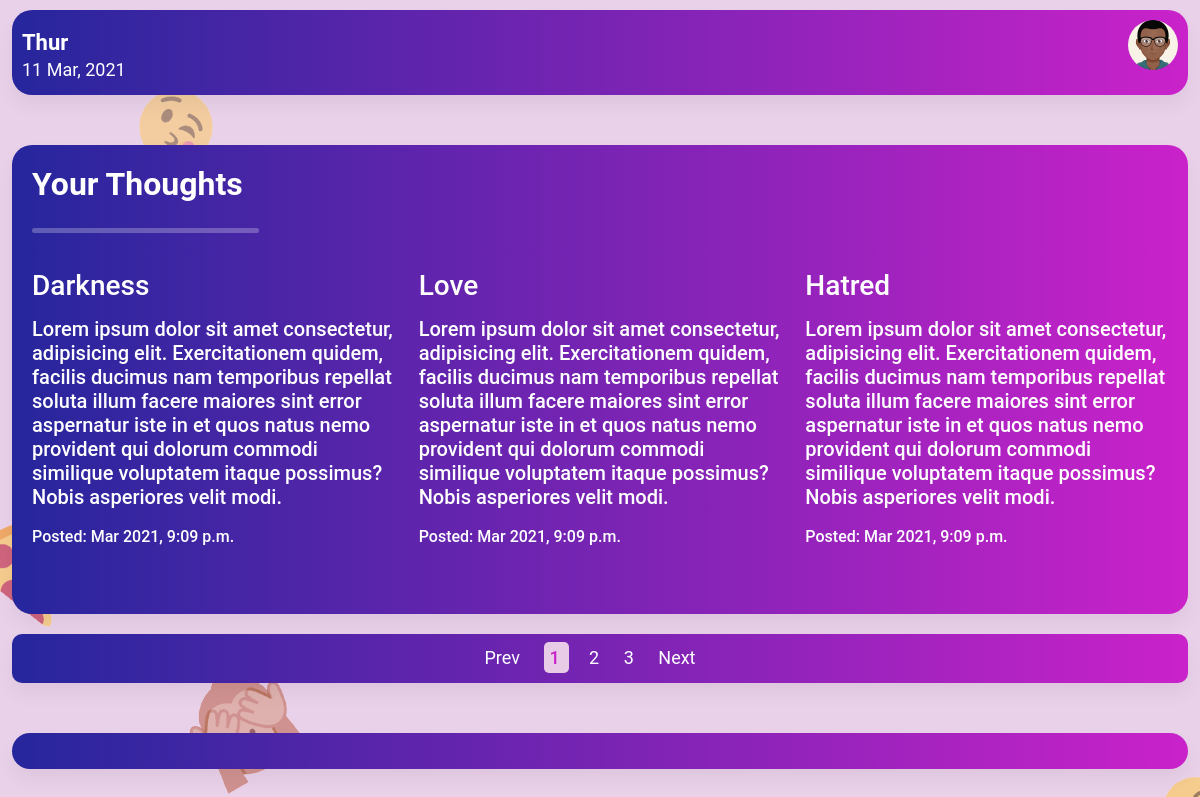
The page / on the database its author committed.
### note_frontend/models.py (models this page shows, shortened)
class Note(models.Model):
    title = models.CharField(max_length=100)
    thought = models.TextField()
    author = models.ForeignKey(User, on_delete=models.CASCADE)
    timestamp = models.DateTimeField(auto_now_add=True)
    class Meta:
        ordering = ['timestamp']

### note_frontend/views.py (the view)
# urls.py: path('', home, name="home"),
def home(request):
    notes = Note.objects.all()[:3]
    context = {
        'notes': notes
    }
    return render(request, "note_frontend/home.html", context)

### note_frontend/templates/note_frontend/home.html (shortened to what this page needs)
{% extends "note_frontend/base.html" %}
{% load static %}
{% block content %}
  <main class="home_body">
      <div class="container-fluid">
          <div class="main_card card">
              <p class="h2">
                  Your Thoughts
              </p>
              <hr class="hr">
              <div class="thoughts">
                  <div class="row">
                      {% for note in notes %}
                        <div class="col-md-4">
                            <div class="thought">
                                <div class="thought_head">
                                    <p class="h3">
                                        {{ note.title }}
                                    </p>
                                    <span class="thought_meta">
                                    </span>
                                </div>
                                <p class="h5">
                                   {{ note.thought }}
                                </p>
                                <p class="h6">
                                    Posted: <span class="published">{{ note.timestamp|date:"M Y, P" }}</span>
                                </p>
                            </div>
                        </div>
                      {% endfor %}
                  </div>
              </div>
          </div>
          <div class="pag_body">
              <div class="pag_card card">
                  <ul class="pag">
                      <li class="pag-item">
                          <a href="" class="pag-link">
                              Prev
                          </a>
                          <a href="" class="pag-link active">
                              1
                          </a>
                          <a href="" class="pag-link">
                              2
                          </a>
                          <a href="" class="pag-link">
                              3
                          </a>
                          <a href="" class="pag-link">
                              Next
                          </a>
                      </li>
                  </ul>
              </div>
          </div>
      </div>
  </main>
{% endblock content %}>

### note_frontend/static/css/styles.css (style rules this page uses)
* { margin: 0%; padding: 0%; -webkit-box-sizing: border-box; box-sizing: border-box; }
body.home_body { background-image: url("../img/main-emoji.png"); background-position: contain; background-color: #e7cbe7; }
main.home_body, main.edit_thought, main.publish_thought, main.profile { margin-top: 50px; }
div.main_card, div.edit_card, div.profile_card { background-image: -webkit-gradient(linear, right top, left top, from(#ca22ca), to(#26269c)); background-image: linear-gradient(to left, #ca22ca, #26269c); padding: 20px; border-radius: 20px 20px 20px 20px; }
div.main_card p.h2, div.edit_card p.h2, div.profile_card p.h2 { color: #fff; font-weight: 600; }
hr.hr { color: #fff; height: 5px; border-radius: 20px; width: 20%; }
div.thoughts { margin-top: 20px; }
div.thoughts div.col-md-4 { margin-bottom: 40px; }
div.thoughts div.col-md-4:last-child { margin-bottom: 0%; }
div.thoughts div.thought { margin-bottom: 40px; }
div.thoughts div.thought p.h3 { margin-bottom: 15px; color: #fff; font-weight: 550; }
div.thoughts div.thought p.h5 { color: #fff; }
div.thoughts div.thought p.h6 { color: #fff; padding-top: 10px; }
div.thoughts div.thought_head { display: -webkit-box; display: -ms-flexbox; display: flex; -webkit-box-pack: justify; -ms-flex-pack: justify; justify-content: space-between; }
div.thoughts div.thought:last-child { margin-bottom: 0%; }
div.pag_body { margin-top: 20px; }
div.pag_card { background-image: -webkit-gradient(linear, right top, left top, from(#ca22ca), to(#26269c)); background-image: linear-gradient(to left, #ca22ca, #26269c); padding: 10px; border-radius: 10px; }
ul.pag { list-style: none; padding: 0%; margin: 0%; display: -webkit-box; display: -ms-flexbox; display: flex; -webkit-box-pack: center; -ms-flex-pack: center; justify-content: center; }
ul.pag a.pag-link { margin-right: 20px; font-size: 18px; color: #fff; }
ul.pag a.pag-link.active { font-weight: 550; color: #ca22ca !important; background-color: #e7cbe7; padding: 5px; border-radius: 5px; }

### rows shown on the page
Note: title "Darkness", thought "Lorem ipsum dolor sit amet consectetur, adipisicing elit. Exercitationem quidem, facilis ducimus nam temporibus repellat soluta illum facere maiores sint error aspernatur iste in et quos natus nemo provident qui dolorum commodi similique voluptatem itaque possimus? Nobis asperiores velit modi.", timestamp "Mar 2021, 9:09 p.m."
Note: title "Love", thought "Lorem ipsum dolor sit amet consectetur, adipisicing elit. Exercitationem quidem, facilis ducimus nam temporibus repellat soluta illum facere maiores sint error aspernatur iste in et quos natus nemo provident qui dolorum commodi similique voluptatem itaque possimus? Nobis asperiores velit modi.", timestamp "Mar 2021, 9:09 p.m."
Note: title "Hatred", thought "Lorem ipsum dolor sit amet consectetur, adipisicing elit. Exercitationem quidem, facilis ducimus nam temporibus repellat soluta illum facere maiores sint error aspernatur iste in et quos natus nemo provident qui dolorum commodi similique voluptatem itaque possimus? Nobis asperiores velit modi.", timestamp "Mar 2021, 9:09 p.m."
